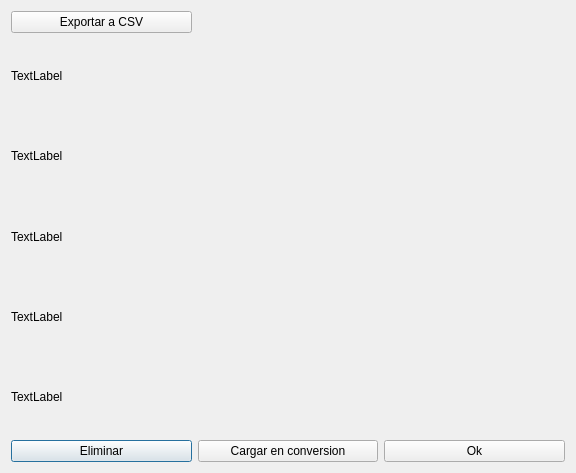
<?xml version="1.0" encoding="UTF-8"?>
<ui version="4.0">
 <class>Dialog</class>
 <widget class="QDialog" name="Dialog">
  <property name="geometry">
   <rect>
    <x>0</x>
    <y>0</y>
    <width>576</width>
    <height>473</height>
   </rect>
  </property>
  <property name="windowTitle">
   <string>Dialog</string>
  </property>
  <layout class="QGridLayout" name="gridLayout">
   <item row="7" column="0">
    <widget class="QPushButton" name="btn_eliminar">
     <property name="text">
      <string>Eliminar</string>
     </property>
    </widget>
   </item>
   <item row="7" column="2">
    <widget class="QPushButton" name="btn_accept">
     <property name="text">
      <string>Ok</string>
     </property>
    </widget>
   </item>
   <item row="2" column="0" colspan="3">
    <widget class="QLabel" name="lbl_unidad_entrada">
     <property name="text">
      <string>TextLabel</string>
     </property>
    </widget>
   </item>
   <item row="4" column="0" colspan="3">
    <widget class="QLabel" name="lbl_unidad_salida">
     <property name="text">
      <string>TextLabel</string>
     </property>
    </widget>
   </item>
   <item row="1" column="0" colspan="3">
    <widget class="QLabel" name="lbl_tiempo">
     <property name="text">
      <string>TextLabel</string>
     </property>
    </widget>
   </item>
   <item row="5" column="0" colspan="3">
    <widget class="QLabel" name="lbl_valor">
     <property name="text">
      <string>TextLabel</string>
     </property>
    </widget>
   </item>
   <item row="6" column="0" colspan="3">
    <widget class="QLabel" name="lbl_resultado">
     <property name="text">
      <string>TextLabel</string>
     </property>
    </widget>
   </item>
   <item row="7" column="1">
    <widget class="QPushButton" name="btn_recargar">
     <property name="styleSheet">
      <string notr="true"/>
     </property>
     <property name="text">
      <string>Cargar en conversion</string>
     </property>
    </widget>
   </item>
   <item row="0" column="0">
    <widget class="QPushButton" name="btn_exportar">
     <property name="text">
      <string>Exportar a CSV</string>
     </property>
    </widget>
   </item>
  </layout>
 </widget>
 <resources/>
 <connections>
  <connection>
   <sender>btn_accept</sender>
   <signal>clicked()</signal>
   <receiver>Dialog</receiver>
   <slot>accept()</slot>
   <hints>
    <hint type="sourcelabel">
     <x>420</x>
     <y>342</y>
    </hint>
    <hint type="destinationlabel">
     <x>347</x>
     <y>342</y>
    </hint>
   </hints>
  </connection>
 </connections>
</ui>
